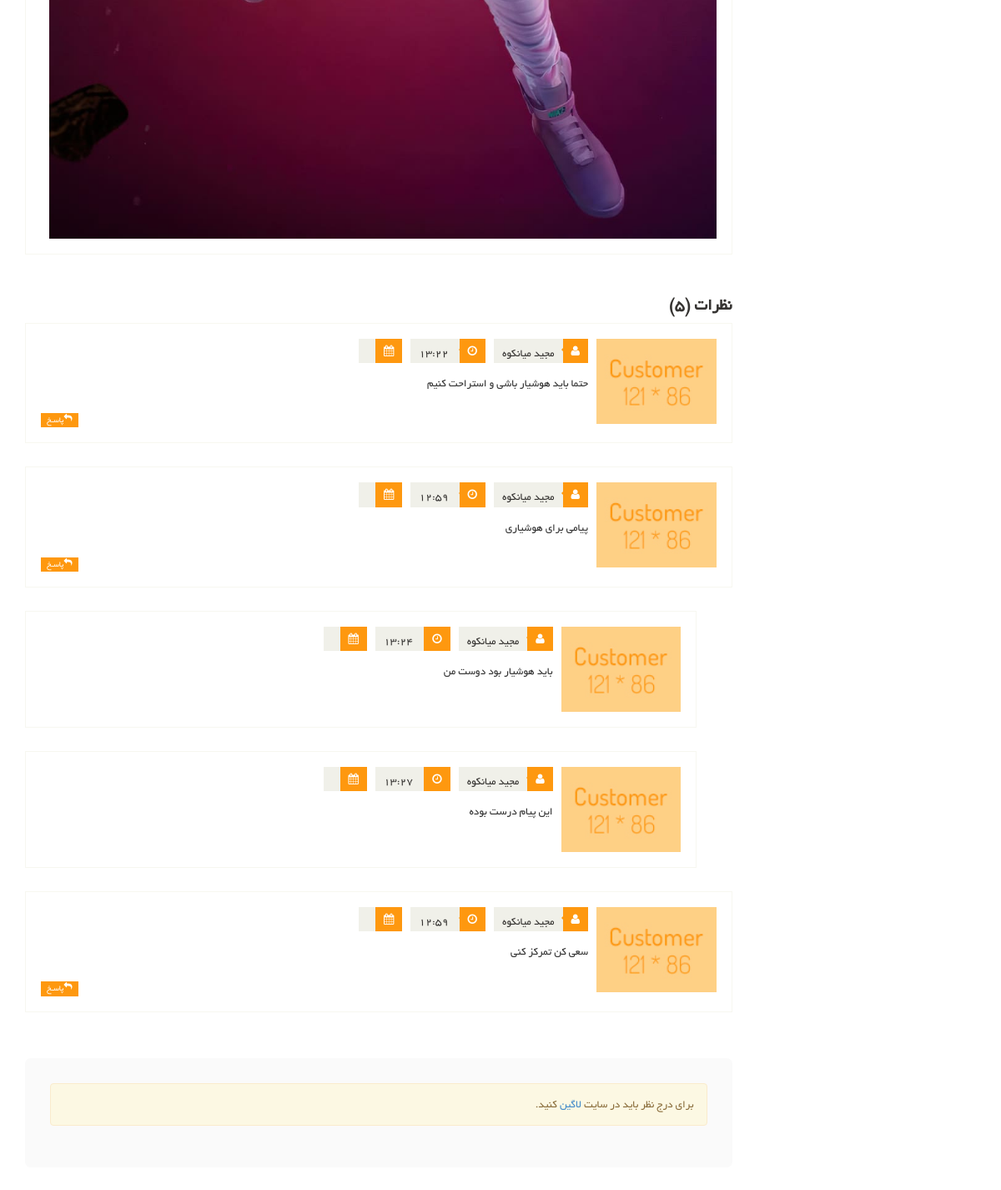
The page /articles/3/ (lower part) on the database as committed earlier.
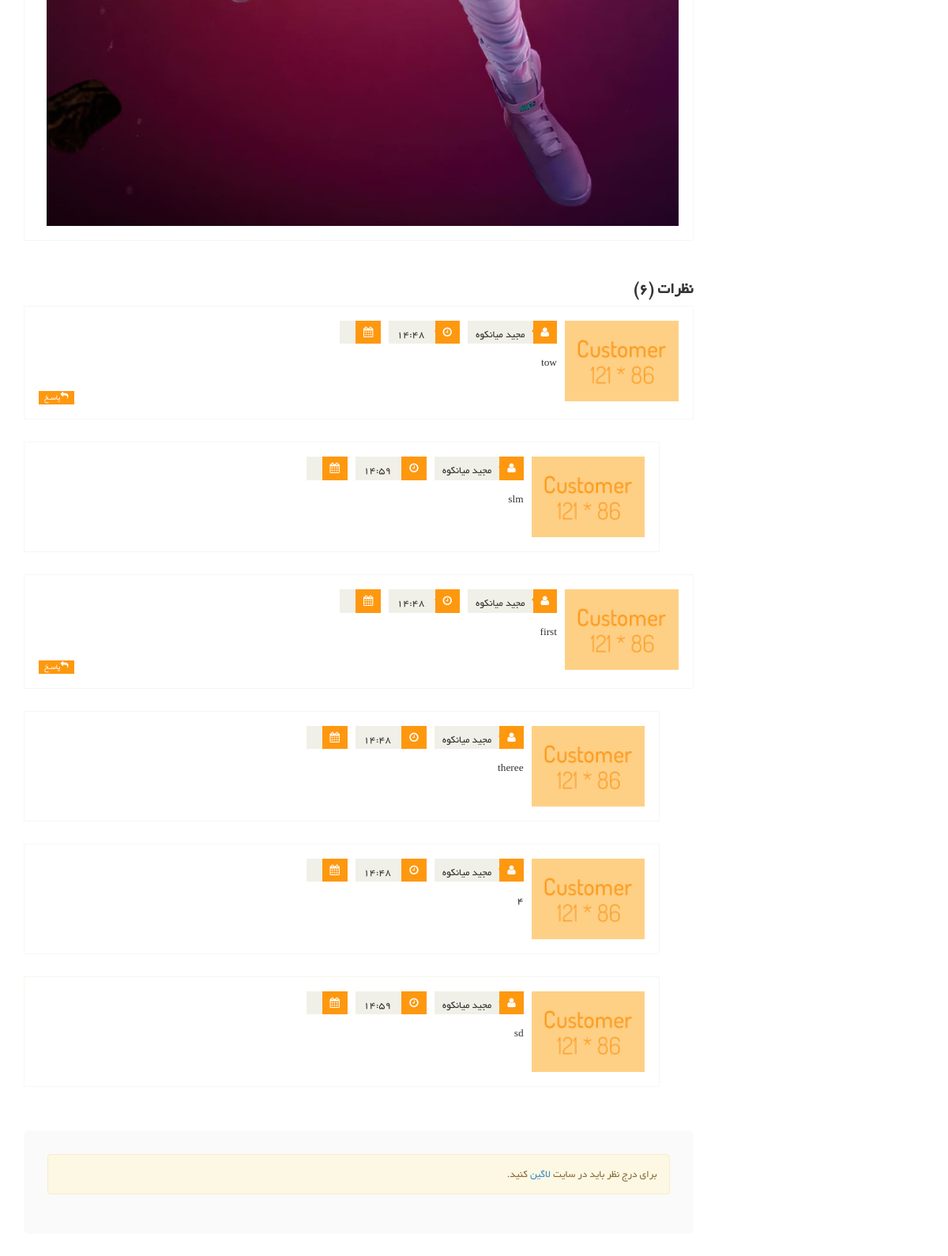
The same page on the database as committed later.
### article_module/models.py (models this page shows, shortened)
class ArticleComment(models.Model):
    article = models.ForeignKey(Article, on_delete=models.CASCADE, verbose_name='مقاله')
    parent = models.ForeignKey('ArticleComment', null=True, blank=True, on_delete=models.CASCADE, verbose_name='والد')
    user = models.ForeignKey(User, null=True, blank=True, on_delete=models.CASCADE, verbose_name='کاربر')
    create_date = models.DateTimeField(auto_now_add=True, verbose_name='تاریخ ثبت')
    text = models.TextField(verbose_name='متن نظر')
    class Meta:
        verbose_name = 'نظر مقاله'
        verbose_name_plural = 'نظرات مقاله'

### account_module/models.py (models this page shows)
class User(AbstractUser):
    avatar = models.ImageField(upload_to='images/profile', verbose_name='تصویر اواتار', null=True, blank=True)
    email_active_code = models.CharField(max_length=150, verbose_name='کد فعال سازی ایمیل')
    about_user = models.TextField(null=True, blank=True, verbose_name='درباره شخص')
    class Meta:
        verbose_name = 'کاربر'
        verbose_name_plural = 'کاربران'
    def __str__(self):
        if self.first_name is not '' and self.last_name is not '':
            return self.get_full_name()
        return self.email

### article_module/views.py (the view)
# urls.py: path('<pk>/', views.ArticleDetailView.as_view(), name='articles_detail'),
class ArticleDetailView(DetailView):
    model = Article
    template_name = 'article_module/article_detail_page.html'
    def get_queryset(self):
        query = super(ArticleDetailView, self).get_queryset()
        query = query.filter(is_active=True)
        return query
    def get_context_data(self, **kwargs):
        context = super(ArticleDetailView, self).get_context_data()
        article: Article = kwargs.get('object')
        context['comments'] = ArticleComment.objects.filter(article_id=article.id, parent_id=None).order_by('-create_date').prefetch_related('articlecomment_set')
        context['comments_count'] = ArticleComment.objects.filter(article_id=article.id, ).count()
        return context

### article_module/models.py (called while the page is built)
    def get_jalali_create_time(self):
        return self.created_date.strftime('%H:%M')

### polls/templatetags/poll_extras.py (called while the page is built)
@register.filter(name="show_jalali_date")
def show_jalali_date(value):
    return date2jalali(value)

### article_module/templates/article_module/article_detail_page.html (shortened to what this page needs)
{% extends 'shared/_layout.html' %}
{% load render_partial %}
{% load thumbnail %}
{% load poll_extras %}
{% block content %}
<section>
    <div class="container">
        <div class="row">
            <div class="col-sm-9">
                {% if article.author %}
                <div class="media commnets">
                    <a class="pull-right" href="#">
                        {% if article.author.avatar %}
                            {% thumbnail article.author.avatar "121x86" crop='center' qulity=98 as im %}
                                    <img class="media-object" src="{{ im.url }}">
                            {% endthumbnail %}
                        {% else %}
                            <img class="media-object" src="/static/images/blog/Customer.jpg">
                        {% endif %}
                    </a>
                </div>
                {% endif %}
                <div class="response-area" id='comments_area'>
                    <h2> نظرات ({{ comments_count}})</h2>
                    <ul class="media-list">
                        {% for comment in comments %}
                            <li class="media" id='single_comment_box_{{ comment.id }}'>
                                <a class="pull-right" href="#">
                                    <img class="media-object" src="/static/images/blog/Customer.jpg" alt="">
                                </a>
                                <div class="media-body">
                                    <ul class="sinlge-post-meta">
                                        <li><i class="fa fa-user"></i>{{comment.user}}</li>
                                        <li><i class="fa fa-clock-o"></i> {{comment.create_date| time }}</li>
                                        <li><i class="fa fa-calendar"></i>{{comment.create_date| show_jalali_date}}</li>
                                    </ul>
                                    <p>
                                        {{comment.text}}
                                    </p>
                                    <a class="btn btn-primary" onclick="fillParentId({{ comment.id }})"><i class="fa fa-reply"></i>پاسـخ</a>
                                </div>
                            </li>
                            {% for sub_comment in comment.articlecomment_set.all %}
                            <li class="media second-media" id='single_comment_box_{{ comment.id }}'>
                                <a class="pull-right" href="#">
                                    <img class="media-object" src="/static/images/blog/Customer.jpg" alt="">
                                </a>
                                <div class="media-body">
                                    <ul class="sinlge-post-meta">
                                        <li><i class="fa fa-user"></i>{{sub_comment.user}}</li>
                                        <li><i class="fa fa-clock-o"></i> {{sub_comment.create_date| time }}</li>
                                        <li><i class="fa fa-calendar"></i>{{sub_comment.create_date| show_jalali_date}}</li>
                                    </ul>
                                    <p>
                                        {{sub_comment.text}}
                                    </p>
                                </div>
                            </li>
                            {% endfor %}
                        {% endfor %}
                    </ul>
                </div>
                <div class="replay-box" id='comment_form'>
                    {% if request.user.is_authenticated %}
                    <div class="row">
                        <div class="col-sm-12">
                            <h2>نظـر خود را بنویسیـد</h2>
                            <div class="text-area" >
                                <input type="hidden" id='parent_id' vlaue=''>
                                <div class="blank-arrow">
                                    <label>متن پیام</label>
                                </div>
                                <span>*</span>
                                <textarea name="message" rows="11" id="commentText"></textarea>
                                <a class="btn btn-primary" onclick="sendArticleComment({{ article.id}})">ارسـال نظـر</a>
                            </div>
                        </div>
                    </div>
                    {% else %}
                    <div class="alert alert-warning">
                        برای درج نظر باید در سایت <a href="{% url 'login_page' %}">لاگین</a> کنید.
                    </div>
                    {% endif %}
                </div>
            </div>
        </div>
    </div>
</section>
{% endblock %}

### templates/shared/_layout.html (shortened to what this page needs)
{% load render_partial %}
<!DOCTYPE html>
<html lang="en">
<head>
	{% include 'shared/header_references.html' %}
</head>
<body>
{% block content %}{% endblock  %}
</body>
</html>

### templates/shared/header_references.html (shortened to what this page needs)
<link href="/static/css/bootstrap.min.css" rel="stylesheet">
<link href="/static/css/font-awesome.min.css" rel="stylesheet">
<link href="/static/css/prettyPhoto.css" rel="stylesheet">
<link href="/static/css/price-range.css" rel="stylesheet">
<link href="/static/css/animate.css" rel="stylesheet">
<link href="/static/css/main.css" rel="stylesheet">
<link href="/static/css/custom.css" rel="stylesheet">
<link href="/static/css/responsive.css" rel="stylesheet">

### static/css/main.css (style rules this page uses)
body { font-family: 'BYekan'; font-size: 10pt; position: relative; font-weight: normal; direction: rtl; }
ul li { list-style: none; }
a { -webkit-transition: 300ms; -moz-transition: 300ms; -o-transition: 300ms; transition: 300ms; }
h1, h2, h3, h4, h5, h6 { font-family: 'BYekan', sans-serif; }
.sinlge-post-meta li i:after, .blog-post-area .post-meta ul li i:after { content: ""; position: absolute; width: auto; height: auto; border-color:transparent #FE980F transparent transparent ; border-width:4px; border-style: solid; top:6px; right:26px; }
.commnets .media-object { margin-left: 15px; width: 100%; }
.commnets { border: 1px solid #F7F7F0; padding: 18px; margin-bottom: 50px }
.commnets p, .response-area p, .replay-box p { font-size: 10pt }
.media-list .btn-primary, .commnets .btn-primary { background:#FC9A11; border: 0 none; border-radius: 0; color: #FFFFFF; float: left; font-size: 10px; padding: 1px 7px; text-transform: uppercase; }
.response-area h2 { color: #363432; font-size: 20px; font-weight: 700; }
.response-area .media { border: 1px solid #F7F7F0; padding: 18px; margin-bottom: 28px }
.response-area .media img { height: 102px; width: 100%; }
.response-area .second-media { margin-right: 5%; width: 95%; }
.sinlge-post-meta { overflow: hidden; padding-right: 0; margin-bottom: 15px }
.sinlge-post-meta li { background:#F0F0E9; color: #363432; float: right; font-size: 10pt; font-weight: 400; margin-left: 10px; padding: 0 0 0 10px; position: relative; text-transform: uppercase; }
.sinlge-post-meta li i { background:#FE980F; color: #FFFFFF; margin-left: 10px; padding: 8px 10px; }
.sinlge-post-meta li i:after { top: 7px; border-width: 6px; left: 27px; }
.replay-box { margin-bottom: 107px; margin-top: 55px; background: #fafAfa; padding: 30px; border-radius: 0.5em }
.btn.btn-primary { background:#FE980F; border: 0 none; border-radius: 0; margin-top: 16px; }

Rows that differ between the two databases and show on the page:
removed ArticleComment: user "مجید میانکوه", create_date "13:22", text "حتما باید هوشیار باشی و استراحت کنیم", shown under "نظرات (5)"
removed ArticleComment: user "مجید میانکوه", create_date "12:59", text "پیامی برای هوشیاری", shown under "نظرات (5)"
removed ArticleComment: user "مجید میانکوه", create_date "13:24", text "باید هوشیار بود دوست من"
removed ArticleComment: user "مجید میانکوه", create_date "13:27", text "این پیام درست بوده"
removed ArticleComment: user "مجید میانکوه", create_date "12:59", text "سعی کن تمرکز کنی", shown under "نظرات (5)"
added ArticleComment: user "مجید میانکوه", create_date "14:48", text "tow", shown under "نظرات (6)"
added ArticleComment: user "مجید میانکوه", create_date "14:59", text "slm"
added ArticleComment: user "مجید میانکوه", create_date "14:48", text "first", shown under "نظرات (6)"
added ArticleComment: user "مجید میانکوه", create_date "14:48", text "theree"
added ArticleComment: user "مجید میانکوه", create_date "14:48", text "4"
added ArticleComment: user "مجید میانکوه", create_date "14:59", text "sd"
Other text that changed with them:
{{ comments_count }}: "5" → "6"
